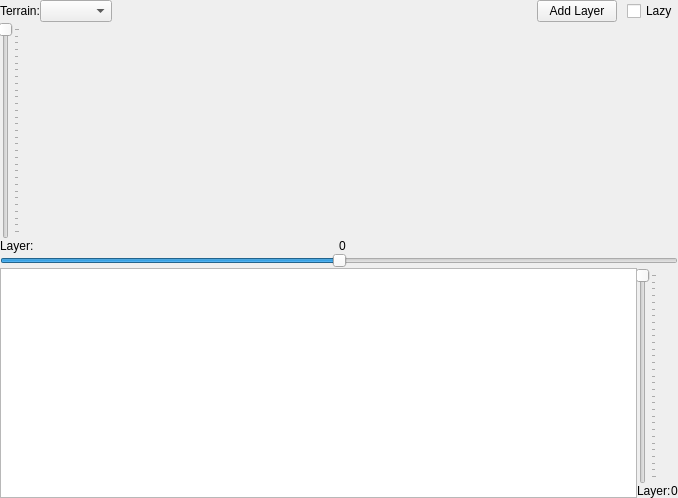
<?xml version="1.0" encoding="UTF-8"?>
<ui version="4.0">
 <class>Form</class>
 <widget class="QWidget" name="Form">
  <property name="geometry">
   <rect>
    <x>0</x>
    <y>0</y>
    <width>678</width>
    <height>498</height>
   </rect>
  </property>
  <property name="sizePolicy">
   <sizepolicy hsizetype="Expanding" vsizetype="Expanding">
    <horstretch>0</horstretch>
    <verstretch>0</verstretch>
   </sizepolicy>
  </property>
  <property name="windowTitle">
   <string>Form</string>
  </property>
  <layout class="QVBoxLayout">
   <property name="spacing">
    <number>0</number>
   </property>
   <property name="margin">
    <number>0</number>
   </property>
   <item>
    <layout class="QGridLayout" name="gridLayout_4" columnstretch="0,0,0,0,0,0,0">
     <property name="topMargin">
      <number>0</number>
     </property>
     <property name="rightMargin">
      <number>0</number>
     </property>
     <property name="horizontalSpacing">
      <number>-1</number>
     </property>
     <item row="0" column="6">
      <widget class="QCheckBox" name="lazy">
       <property name="text">
        <string>Lazy</string>
       </property>
      </widget>
     </item>
     <item row="0" column="4">
      <widget class="QPushButton" name="add">
       <property name="text">
        <string>Add Layer</string>
       </property>
      </widget>
     </item>
     <item row="0" column="1">
      <widget class="QLabel" name="label_3">
       <property name="sizePolicy">
        <sizepolicy hsizetype="Minimum" vsizetype="Preferred">
         <horstretch>0</horstretch>
         <verstretch>0</verstretch>
        </sizepolicy>
       </property>
       <property name="text">
        <string>Terrain:</string>
       </property>
      </widget>
     </item>
     <item row="0" column="2">
      <widget class="QComboBox" name="colors">
       <property name="sizePolicy">
        <sizepolicy hsizetype="Minimum" vsizetype="Fixed">
         <horstretch>0</horstretch>
         <verstretch>0</verstretch>
        </sizepolicy>
       </property>
      </widget>
     </item>
     <item row="0" column="3">
      <spacer name="horizontalSpacer">
       <property name="orientation">
        <enum>Qt::Horizontal</enum>
       </property>
       <property name="sizeHint" stdset="0">
        <size>
         <width>40</width>
         <height>20</height>
        </size>
       </property>
      </spacer>
     </item>
     <item row="0" column="5">
      <spacer name="horizontalSpacer_2">
       <property name="orientation">
        <enum>Qt::Horizontal</enum>
       </property>
       <property name="sizeType">
        <enum>QSizePolicy::Fixed</enum>
       </property>
       <property name="sizeHint" stdset="0">
        <size>
         <width>10</width>
         <height>20</height>
        </size>
       </property>
      </spacer>
     </item>
    </layout>
   </item>
   <item>
    <layout class="QGridLayout" name="gridLayout_2" rowstretch="1,0,1">
     <property name="topMargin">
      <number>0</number>
     </property>
     <property name="bottomMargin">
      <number>0</number>
     </property>
     <property name="verticalSpacing">
      <number>-1</number>
     </property>
     <item row="2" column="0">
      <layout class="QGridLayout" name="gridLayout_3">
       <property name="topMargin">
        <number>0</number>
       </property>
       <property name="rightMargin">
        <number>0</number>
       </property>
       <item row="0" column="0">
        <widget class="QGraphicsView" name="detail">
         <property name="backgroundBrush">
          <brush brushstyle="SolidPattern">
           <color alpha="255">
            <red>0</red>
            <green>0</green>
            <blue>0</blue>
           </color>
          </brush>
         </property>
        </widget>
       </item>
       <item row="0" column="3">
        <layout class="QVBoxLayout" name="verticalLayout_3">
         <property name="leftMargin">
          <number>0</number>
         </property>
         <item>
          <widget class="QSlider" name="detailLayer">
           <property name="maximum">
            <number>30</number>
           </property>
           <property name="pageStep">
            <number>1</number>
           </property>
           <property name="orientation">
            <enum>Qt::Vertical</enum>
           </property>
           <property name="invertedAppearance">
            <bool>true</bool>
           </property>
           <property name="invertedControls">
            <bool>false</bool>
           </property>
           <property name="tickPosition">
            <enum>QSlider::TicksBelow</enum>
           </property>
           <property name="tickInterval">
            <number>1</number>
           </property>
          </widget>
         </item>
         <item>
          <layout class="QHBoxLayout" name="horizontalLayout_3">
           <property name="topMargin">
            <number>0</number>
           </property>
           <item>
            <widget class="QLabel" name="label_2">
             <property name="text">
              <string>Layer:</string>
             </property>
            </widget>
           </item>
           <item>
            <widget class="QLabel" name="label_5">
             <property name="text">
              <string>0</string>
             </property>
            </widget>
           </item>
          </layout>
         </item>
        </layout>
       </item>
      </layout>
     </item>
     <item row="0" column="0">
      <layout class="QGridLayout" name="gridLayout" rowstretch="0" columnstretch="1,0">
       <property name="leftMargin">
        <number>0</number>
       </property>
       <property name="topMargin">
        <number>0</number>
       </property>
       <property name="rightMargin">
        <number>0</number>
       </property>
       <item row="0" column="0">
        <layout class="QHBoxLayout" name="horizontalLayout" stretch="0">
         <property name="spacing">
          <number>-1</number>
         </property>
         <property name="sizeConstraint">
          <enum>QLayout::SetDefaultConstraint</enum>
         </property>
         <property name="leftMargin">
          <number>0</number>
         </property>
         <property name="rightMargin">
          <number>0</number>
         </property>
         <item>
          <layout class="QHBoxLayout" name="angles"/>
         </item>
        </layout>
       </item>
       <item row="0" column="1">
        <layout class="QVBoxLayout" name="verticalLayout_2">
         <property name="sizeConstraint">
          <enum>QLayout::SetDefaultConstraint</enum>
         </property>
         <item>
          <widget class="QSlider" name="layer">
           <property name="maximum">
            <number>30</number>
           </property>
           <property name="pageStep">
            <number>1</number>
           </property>
           <property name="orientation">
            <enum>Qt::Vertical</enum>
           </property>
           <property name="invertedAppearance">
            <bool>true</bool>
           </property>
           <property name="tickPosition">
            <enum>QSlider::TicksBelow</enum>
           </property>
           <property name="tickInterval">
            <number>1</number>
           </property>
          </widget>
         </item>
         <item>
          <layout class="QHBoxLayout" name="horizontalLayout_2">
           <property name="topMargin">
            <number>0</number>
           </property>
           <item>
            <widget class="QLabel" name="label">
             <property name="text">
              <string>Layer:</string>
             </property>
            </widget>
           </item>
           <item>
            <widget class="QLabel" name="label_4">
             <property name="text">
              <string>0</string>
             </property>
            </widget>
           </item>
          </layout>
         </item>
        </layout>
       </item>
      </layout>
     </item>
     <item row="1" column="0">
      <widget class="QSlider" name="rotation">
       <property name="minimum">
        <number>-180</number>
       </property>
       <property name="maximum">
        <number>180</number>
       </property>
       <property name="pageStep">
        <number>15</number>
       </property>
       <property name="value">
        <number>0</number>
       </property>
       <property name="orientation">
        <enum>Qt::Horizontal</enum>
       </property>
      </widget>
     </item>
    </layout>
   </item>
   <item>
    <layout class="QVBoxLayout" name="verticalLayout">
     <property name="topMargin">
      <number>0</number>
     </property>
     <property name="bottomMargin">
      <number>0</number>
     </property>
    </layout>
   </item>
  </layout>
 </widget>
 <resources/>
 <connections>
  <connection>
   <sender>layer</sender>
   <signal>valueChanged(int)</signal>
   <receiver>label_4</receiver>
   <slot>setNum(int)</slot>
   <hints>
    <hint type="sourcelabel">
     <x>625</x>
     <y>117</y>
    </hint>
    <hint type="destinationlabel">
     <x>666</x>
     <y>226</y>
    </hint>
   </hints>
  </connection>
  <connection>
   <sender>detailLayer</sender>
   <signal>valueChanged(int)</signal>
   <receiver>label_5</receiver>
   <slot>setNum(int)</slot>
   <hints>
    <hint type="sourcelabel">
     <x>625</x>
     <y>374</y>
    </hint>
    <hint type="destinationlabel">
     <x>666</x>
     <y>483</y>
    </hint>
   </hints>
  </connection>
 </connections>
</ui>
